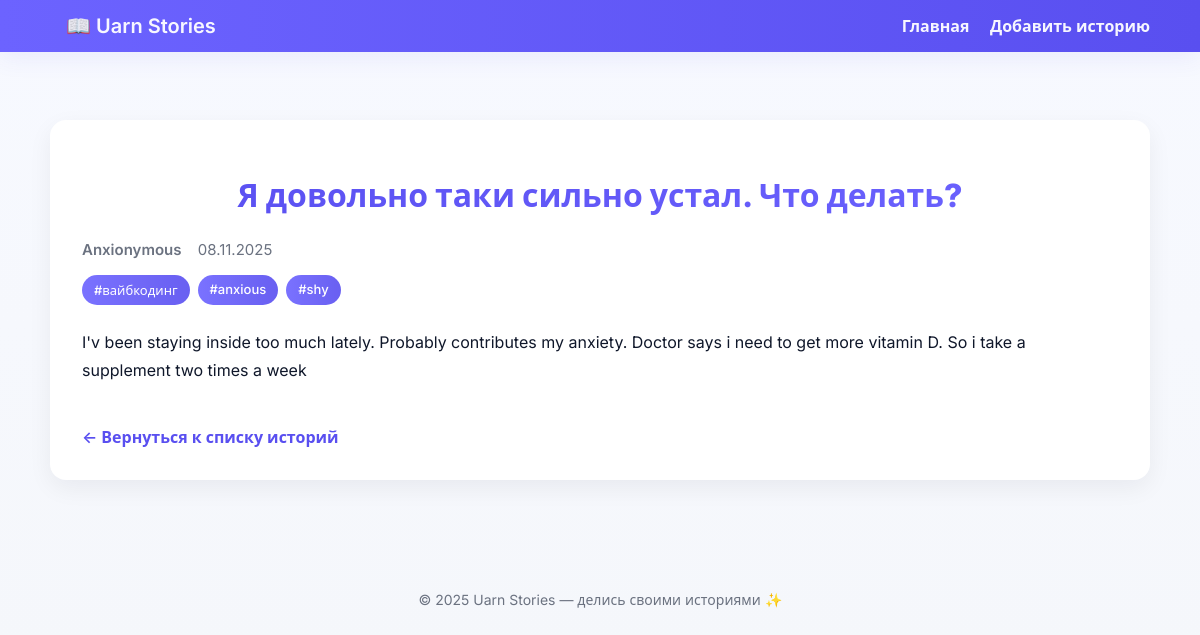
The page /story/20/ on the database its author committed.
### stories/models.py (models this page shows, shortened)
class Story(models.Model):
    title = models.CharField(max_length=200)
    content = models.TextField()
    author = models.CharField(max_length=100, blank=True, default="Аноним")
    tags = models.ManyToManyField(Tag, related_name='stories', blank=True)
    created_at = models.DateTimeField(default=timezone.now)

class Tag(models.Model):
    name = models.CharField(max_length=50, unique=True)

### stories/views.py (the view)
# urls.py: path('story/<int:story_id>/', views.story_detail, name='story_detail'),
def story_detail(request, story_id):
    try:
        story = Story.objects.get(pk=story_id)
    except Story.DoesNotExist:
        raise Http404("История не найдена")
    return render(request, 'stories/story_detail.html', {'story': story})

### stories/templates/stories/story_detail.html (shortened to what this page needs)
{% extends 'stories/base.html' %}
{% load static %}
{% block content %}
<div class="container">
    <div class="story-full">
        <h1>{{ story.title }}</h1>
        <div class="story-meta">
            <span class="author">{{ story.author }}</span>
            <span class="date">{{ story.created_at|date:"d.m.Y" }}</span>
        </div>
        {% if story.tags.all %}
        <div class="story-tags">
            {% for tag in story.tags.all %}
                <span class="story-tag">#{{ tag.name }}</span>
            {% endfor %}
        </div>
        {% endif %}
        <div class="story-content">
            {{ story.content|linebreaks }}
        </div>
        <a href="{% url 'stories:index' %}" class="back-link">← Вернуться к списку историй</a>
    </div>
</div>
{% endblock %}

### static/css/style.css (style rules this page uses)
:root { --bg: #f5f7fb; --surface: #ffffff; --muted: #6b7280; --text: #0f172a; --primary: #6c63ff; --primary-600: #594ff0; --accent: #00bfa6; --accent-600: #00a690; --danger: #ff6b6b; --card-shadow: 0 8px 24px rgba(16,24,40,0.06); }
body { font-family: Inter, 'Segoe UI', Roboto, system-ui, -apple-system, "Segoe UI Emoji", "Noto Color Emoji", sans-serif; background: linear-gradient(180deg, #f7f9ff 0%, var(--bg) 100%); color: var(--text); margin: 0; -webkit-font-smoothing:antialiased; -moz-osx-font-smoothing:grayscale; }
.container { max-width: 1100px; margin: 48px auto; padding: 20px; }
h1 { text-align: center; margin-bottom: 24px; color: var(--text); font-size: 32px; font-weight: 800; background: linear-gradient(90deg, var(--primary-600), var(--primary)); -webkit-background-clip: text; background-clip: text; -webkit-text-fill-color: transparent; animation: fadeIn 0.6s ease-out; }
.back-link { display:inline-block; margin-top:18px; text-decoration:none; color:var(--primary-600); font-weight:600 }
.story-tags { display: flex; flex-wrap: wrap; gap: 8px; }
.story-tag { background: linear-gradient(90deg, var(--primary), var(--primary-600)); color: white; padding: 6px 12px; border-radius: 999px; font-size: 13px; font-weight: 500; opacity: 0.9; transition: all 0.2s; animation: tagFadeIn 0.3s ease-out; }

### stories/templates/stories/story_detail.html (style rules this page uses)
.story-full { background: var(--surface); padding: 32px; border-radius: 16px; box-shadow: var(--card-shadow); }
.story-meta { color: var(--muted); margin: 16px 0; font-size: 15px; }
.story-meta .author { font-weight: 600; margin-right: 12px; }
.story-content { line-height: 1.7; margin: 24px 0; color: var(--text); }
.story-content p { margin-bottom: 1.2em; }

### rows shown on the page
Story: title "Я довольно таки сильно устал. Что делать?", author "Anxionymous", created_at "08.11.2025", content "I'v been staying inside too much lately. Probably contributes my anxiety. Doctor says i need to get more vitamin D. So i take a supplement two times a week"
Tag: name "вайбкодинг"
Tag: name "anxious"
Tag: name "shy"
